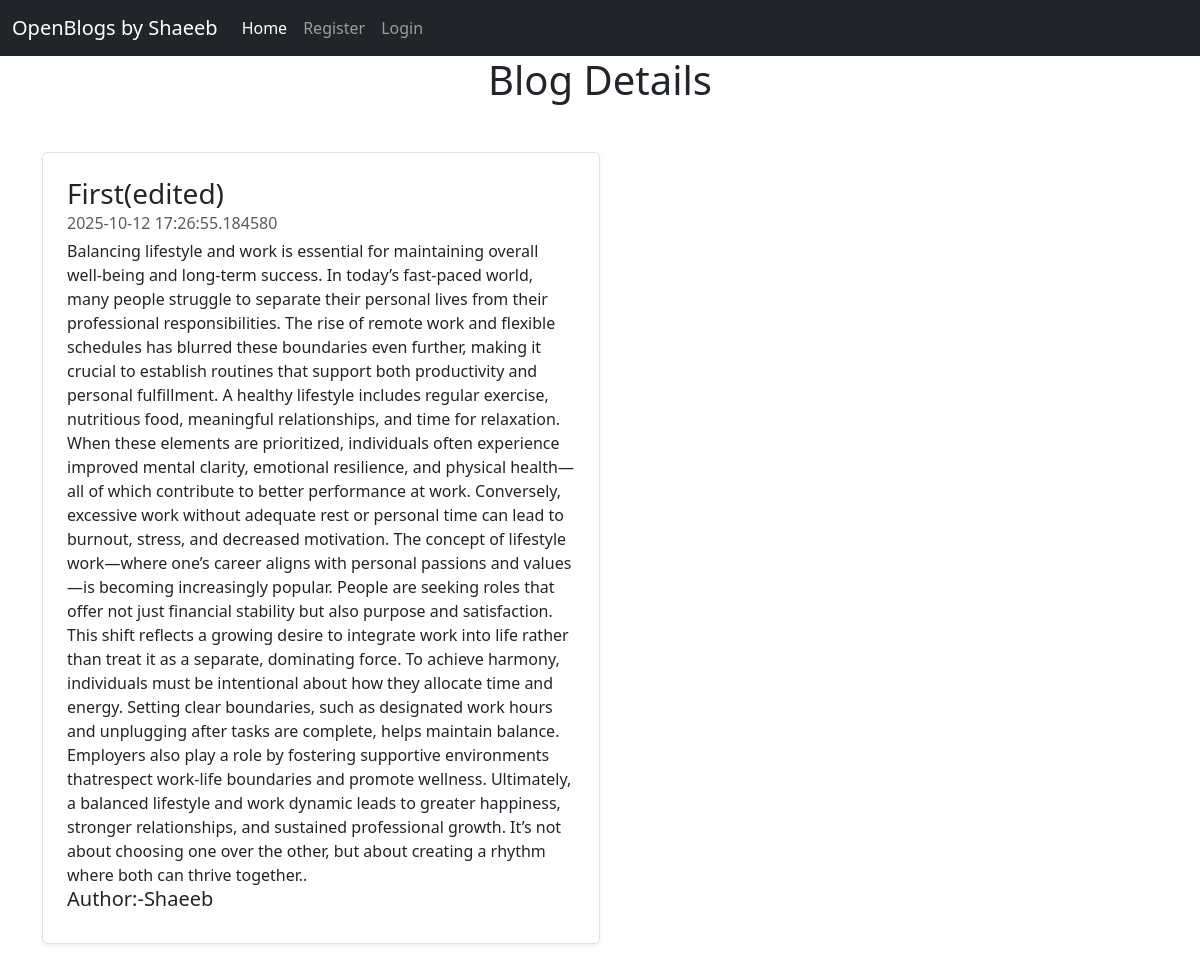
The app's page /blog_details/1 with its own data.
### app.py (models this page shows, shortened)
class Blog(db.Model):
    blog_id = db.Column(db.Integer,primary_key=True)
    title = db.Column(db.String(100), nullable=False)
    author = db.Column(db.String(50), nullable=False)
    content=db.Column(db.Text(), nullable=False)
    pub_date = db.Column(db.DateTime(),default=datetime.utcnow)

### app.py (the view)
@app.route('/blog_details/<int:id>',methods=['GET','POST'])
def blog_detail(id):
    blog = Blog.query.get(id)
    return render_template('blog_detail.html',blog=blog)

### templates/blog_detail.html (shortened to what this page needs)
<!DOCTYPE html>
<html lang="en">
    <head>
        <link href="https://cdn.jsdelivr.net/npm/bootstrap@5.3.8/dist/css/bootstrap.min.css" rel="stylesheet">
    </head>
    <body>
       <nav class="navbar navbar-expand-lg navbar-dark  bg-dark">
  <div class="container-fluid">
    <a class="navbar-brand" href="#">OpenBlogs by Shaeeb</a>
    <div class="collapse navbar-collapse" id="navbarNav">
      <ul class="navbar-nav">
         <li class="nav-item">
          <a class="nav-link active" aria-current="page" href="/">Home</a>
        </li>
      {% if current_user.is_authenticated %}
        <li class="nav-item">
          <a class="nav-link active" aria-current="page" href="">{{current_user.username}}</a>
        </li>
        <li class="nav-item">
          <a class="nav-link active" aria-current="page" href="/blogpost">Post Blog</a>
        </li>
        <li class="nav-item">
          <a class="nav-link active" aria-current="page" href="/logout">Logout</a>
        </li>
        <li class="nav-item">
          <a class="nav-link btn btn-success mx-3" href="/edit/{{blog.blog_id}}">Edit</a>
        </li>
        <li class="nav-item">
          <a class="nav-link btn btn-danger" href="/delete/{{blog.blog_id}}">Delete</a>
        </li>
        {% else %}
        <li class="nav-item">
          <a class="nav-link" href="/register">Register</a>
        </li>
        <li class="nav-item">
          <a class="nav-link" href="/login">Login</a>
        </li>
       {% endif %}
      </ul>
    </div>
   </div>
  </nav>
  <div class="container">
    <h1 class='text-center'> Blog Details</h1>
    <div class="col-md-6  my-5"> <div class="row g-0 border rounded overflow-hidden flex-md-row mb-4 shadow-sm h-md-250 position-relative">
    <div class="col p-4 d-flex flex-column position-static">
     <h3 class="mb-0">{{blog.title}}</h3>
     <div class="mb-1 text-body-secondary">{{blog.pub_date}}</div>
     <p class="card-text mb-auto">{{blog.content}}.</p>
     <h5>Author:-{{blog.author}}</h5>
     </div> </div> </div>
    </div>
    </body>
</html>

### records on screen
Blog: title "First(edited)", pub_date "2025-10-12 17:26:55.184580", content "Balancing lifestyle and work is essential for maintaining overall well-being and long-term success. In today’s fast-paced world, many people struggle to separate their personal lives from their professional responsibilities. The rise of remote work and flexible schedules has blurred these boundaries even further, making it crucial to establish routines that support both productivity and personal fulfillment. A healthy lifestyle includes regular exercise, nutritious food, meaningful relationships, and time for relaxation. When these elements are prioritized, individuals often experience improved mental clarity, emotional resilience, and physical health—all of which contribute to better…", author "Shaeeb"
